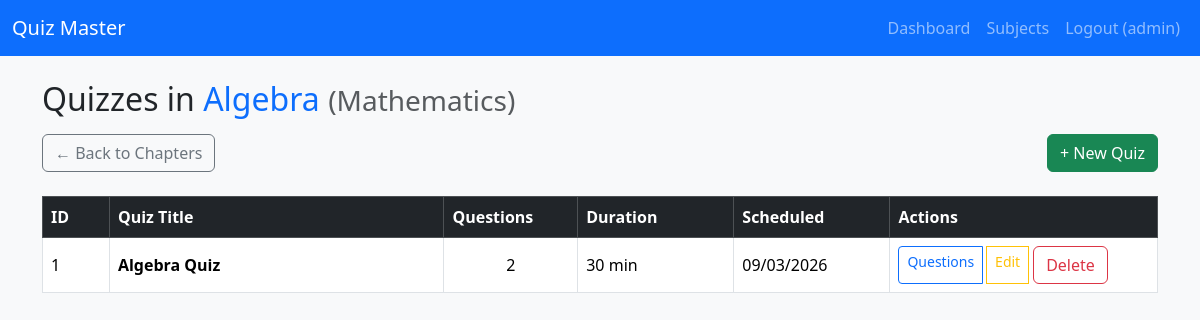
Screenshot of /admin/quizzes/1 (signed in) with the database file from the repository.
### models.py (models this page shows, shortened)
class User(db.Model, UserMixin):
    __tablename__ = 'users'
    id = db.Column(db.Integer, primary_key=True)
    username = db.Column(db.String(80), unique=True, nullable=False)
    email = db.Column(db.String(120), unique=True, nullable=False)
    password_hash = db.Column(db.String(255), nullable=False)
    full_name = db.Column(db.String(100))
    qualification = db.Column(db.String(100))
    dob = db.Column(db.Date)
    role = db.Column(db.String(20), default='user')  # 'admin' or 'user'
    scores = db.relationship('Score', backref='user', lazy=True)

class Chapter(db.Model):
    id = db.Column(db.Integer, primary_key=True)
    name = db.Column(db.String(150), nullable=False)
    description = db.Column(db.Text)
    subject_id = db.Column(db.Integer, db.ForeignKey('subject.id'), nullable=False)
    quizzes = db.relationship('Quiz', backref='chapter', lazy=True, cascade="all, delete-orphan")

class Subject(db.Model):
    id = db.Column(db.Integer, primary_key=True)
    name = db.Column(db.String(100), unique=True, nullable=False)
    description = db.Column(db.Text)
    chapters = db.relationship('Chapter', backref='subject', lazy=True, cascade="all, delete-orphan")

class Quiz(db.Model):
    id = db.Column(db.Integer, primary_key=True)
    title = db.Column(db.String(200), nullable=False)
    chapter_id = db.Column(db.Integer, db.ForeignKey('chapter.id'), nullable=False)
    scheduled_date = db.Column(db.Date)
    duration_minutes = db.Column(db.Integer, default=30)
    questions = db.relationship('Question', backref='quiz', lazy=True, cascade="all, delete-orphan")
    scores = db.relationship('Score', backref='quiz', lazy=True, cascade="all, delete-orphan")

### routes/admin.py (the view)
    def wrap(*args, **kwargs):
        if not current_user.is_authenticated or current_user.role != 'admin':
            flash('Admin access required', 'danger')
            return redirect(url_for('auth.login'))
        return f(*args, **kwargs)

### app.py (called while the page is built)
@login_manager.user_loader
def load_user(user_id):
    return User.query.get(int(user_id))

@app.context_processor
def utility_processor():
    def current_time():
        return datetime.now().date()  # or datetime.now() if you want time too
    return dict(current_time=current_time)

### routes/admin.py (called while the page is built)
def admin_required(f):
    def wrap(*args, **kwargs):
        if not current_user.is_authenticated or current_user.role != 'admin':
            flash('Admin access required', 'danger')
            return redirect(url_for('auth.login'))
        return f(*args, **kwargs)
    wrap.__name__ = f.__name__
    return wrap

@admin_bp.route('/quizzes/<int:chapter_id>')
@login_required
@admin_required
def quizzes(chapter_id):
    chapter = Chapter.query.get_or_404(chapter_id)
    quizzes_list = Quiz.query.filter_by(chapter_id=chapter_id).order_by(Quiz.id.desc()).all()
    return render_template('admin/quizzes.html', chapter=chapter, quizzes=quizzes_list)

### templates/admin/quizzes.html (shortened to what this page needs)
{% extends "base.html" %}
{% block content %}
<h2 class="mb-3">
  Quizzes in <span class="text-primary">{{ chapter.name }}</span>
  <small class="text-muted">({{ chapter.subject.name }})</small>
</h2>
<div class="d-flex justify-content-between align-items-center mb-4 flex-wrap gap-3">
  <a href="{{ url_for('admin.chapters', subject_id=chapter.subject_id) }}" class="btn btn-outline-secondary">
    ← Back to Chapters
  </a>
  <a href="{{ url_for('admin.new_quiz', chapter_id=chapter.id) }}" class="btn btn-success">
    + New Quiz
  </a>
</div>
{% if quizzes %}
<div class="table-responsive">
  <table class="table table-hover table-bordered align-middle">
    <thead class="table-dark">
      <tr>
        <th style="width: 6%;">ID</th>
        <th>Quiz Title</th>
        <th style="width: 12%;">Questions</th>
        <th style="width: 14%;">Duration</th>
        <th style="width: 14%;">Scheduled</th>
        <th style="width: 24%;">Actions</th>
      </tr>
    </thead>
    <tbody>
      {% for quiz in quizzes %}
      <tr>
        <td>{{ quiz.id }}</td>
        <td>
          <strong>{{ quiz.title }}</strong>
        </td>
        <td class="text-center">{{ quiz.questions|length }}</td>
        <td>{{ quiz.duration_minutes }} min</td>
        <td>
          {% if quiz.scheduled_date %}
            {{ quiz.scheduled_date.strftime('%d/%m/%Y') }}
          {% else %}
            —
          {% endif %}
        </td>
        <td>
          <div class="btn-group btn-group-sm flex-wrap gap-1" role="group">
            <a href="{{ url_for('admin.questions', quiz_id=quiz.id) }}"
               class="btn btn-outline-primary" title="Manage Questions">
              Questions
            </a>
            <a href="{{ url_for('admin.edit_quiz', quiz_id=quiz.id) }}"
               class="btn btn-outline-warning" title="Edit Quiz">
              Edit
            </a>
            <form action="{{ url_for('admin.delete_quiz', quiz_id=quiz.id) }}" method="POST"
                  style="display:inline;"
                  onsubmit="return confirm('Delete quiz \"{{ quiz.title }}\" and all its questions?');">
              <button type="submit" class="btn btn-outline-danger" title="Delete">
                Delete
              </button>
            </form>
          </div>
        </td>
      </tr>
      {% endfor %}
    </tbody>
  </table>
</div>
{% endif %}
{% endblock %}

### templates/includes/navbar.html (shortened to what this page needs)
<nav class="navbar navbar-expand-lg navbar-dark bg-primary">
  <div class="container-fluid">
    <a class="navbar-brand" href="{{ url_for('main.index') }}">Quiz Master</a>
    <div class="collapse navbar-collapse" id="navbarNav">
      <ul class="navbar-nav ms-auto">
        {% if current_user.is_authenticated %}
          {% if current_user.role == 'admin' %}
            <li class="nav-item"><a class="nav-link" href="{{ url_for('admin.dashboard') }}">Dashboard</a></li>
            <li class="nav-item"><a class="nav-link" href="{{ url_for('admin.subjects') }}">Subjects</a></li>
          {% else %}
            <li class="nav-item"><a class="nav-link" href="{{ url_for('user.dashboard') }}">Home</a></li>
            <li class="nav-item"><a class="nav-link" href="{{ url_for('user.upcoming') }}">Quizzes</a></li>
            <li class="nav-item"><a class="nav-link" href="{{ url_for('user.scores') }}">Scores</a></li>
          {% endif %}
          <li class="nav-item"><a class="nav-link" href="{{ url_for('auth.logout') }}">Logout ({{ current_user.username }})</a></li>
        {% else %}
          <li class="nav-item"><a class="nav-link" href="{{ url_for('auth.login') }}">Login</a></li>
          <li class="nav-item"><a class="nav-link" href="{{ url_for('auth.register') }}">Register</a></li>
        {% endif %}
      </ul>
    </div>
  </div>
</nav>

### static/css/style.css (style rules this page uses)
body { font-family: 'Segoe UI', Tahoma, Geneva, Verdana, sans-serif; }

### rows the page displays
User: username "admin"
Chapter: name "Algebra"
Subject: subject.name "Mathematics"
Quiz: id "1", title "Algebra Quiz", questions|length "2", duration_minutes "30", scheduled_date "09/03/2026"
